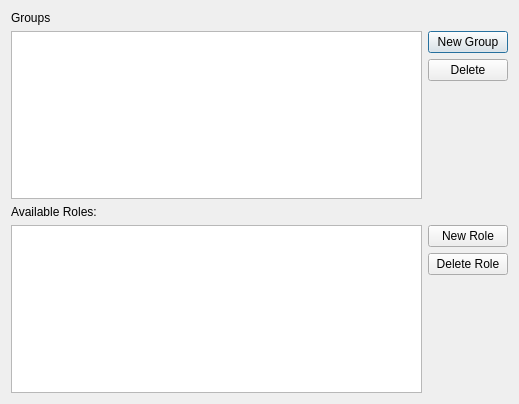
<?xml version="1.0" encoding="UTF-8"?>
<ui version="4.0">
 <class>RolesManager</class>
 <widget class="QDialog" name="RolesManager">
  <property name="geometry">
   <rect>
    <x>0</x>
    <y>0</y>
    <width>519</width>
    <height>404</height>
   </rect>
  </property>
  <property name="windowTitle">
   <string>User Roles</string>
  </property>
  <layout class="QVBoxLayout" name="verticalLayout_3">
   <item>
    <widget class="QLabel" name="label">
     <property name="text">
      <string>Groups</string>
     </property>
    </widget>
   </item>
   <item>
    <layout class="QHBoxLayout" name="horizontalLayout_2">
     <item>
      <widget class="QTreeView" name="lstGroups"/>
     </item>
     <item>
      <layout class="QVBoxLayout" name="verticalLayout">
       <item>
        <widget class="QPushButton" name="cmdNewGroup">
         <property name="text">
          <string>New Group</string>
         </property>
        </widget>
       </item>
       <item>
        <widget class="QPushButton" name="cmdDelete">
         <property name="text">
          <string>Delete</string>
         </property>
        </widget>
       </item>
       <item>
        <spacer name="verticalSpacer">
         <property name="orientation">
          <enum>Qt::Vertical</enum>
         </property>
         <property name="sizeHint" stdset="0">
          <size>
           <width>20</width>
           <height>40</height>
          </size>
         </property>
        </spacer>
       </item>
      </layout>
     </item>
    </layout>
   </item>
   <item>
    <widget class="QLabel" name="label_2">
     <property name="text">
      <string>Available Roles:</string>
     </property>
    </widget>
   </item>
   <item>
    <layout class="QHBoxLayout" name="horizontalLayout">
     <item>
      <widget class="QTreeView" name="lstRoles"/>
     </item>
     <item>
      <layout class="QVBoxLayout" name="verticalLayout_2">
       <item>
        <widget class="QPushButton" name="cmdNewRole">
         <property name="text">
          <string>New Role</string>
         </property>
        </widget>
       </item>
       <item>
        <widget class="QPushButton" name="cmdDeleteRole">
         <property name="text">
          <string>Delete Role</string>
         </property>
        </widget>
       </item>
       <item>
        <spacer name="verticalSpacer_2">
         <property name="orientation">
          <enum>Qt::Vertical</enum>
         </property>
         <property name="sizeHint" stdset="0">
          <size>
           <width>20</width>
           <height>40</height>
          </size>
         </property>
        </spacer>
       </item>
      </layout>
     </item>
    </layout>
   </item>
  </layout>
 </widget>
 <resources/>
 <connections/>
</ui>
